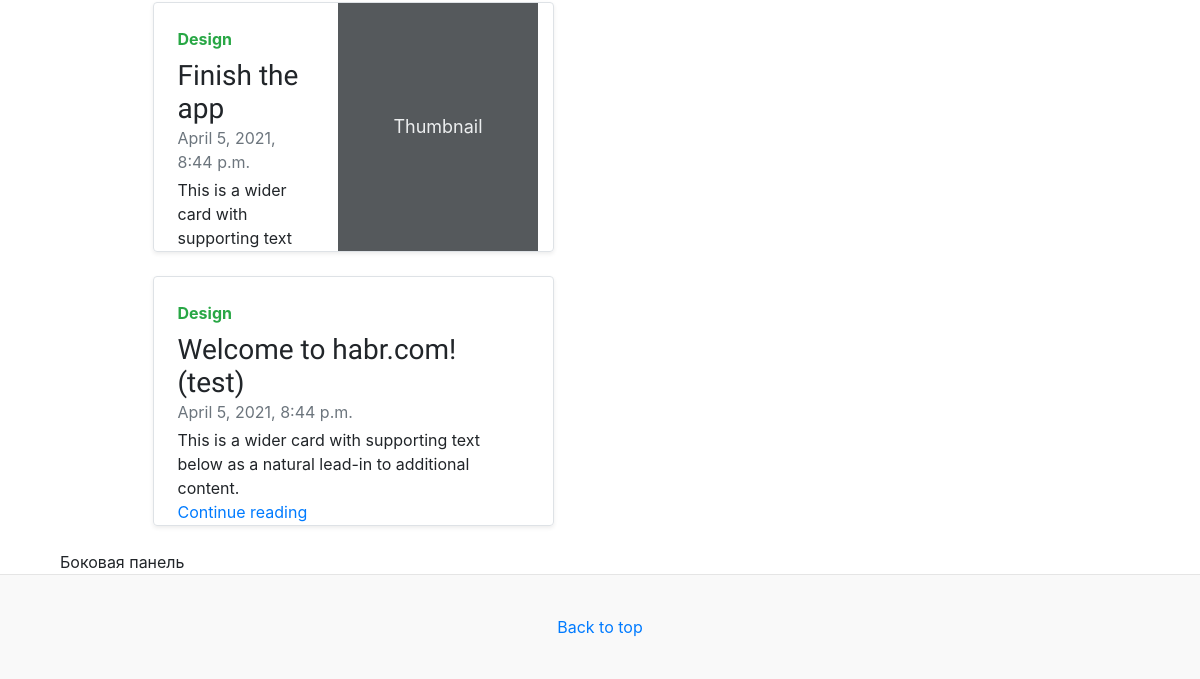
The app's page / (lower part), older data.
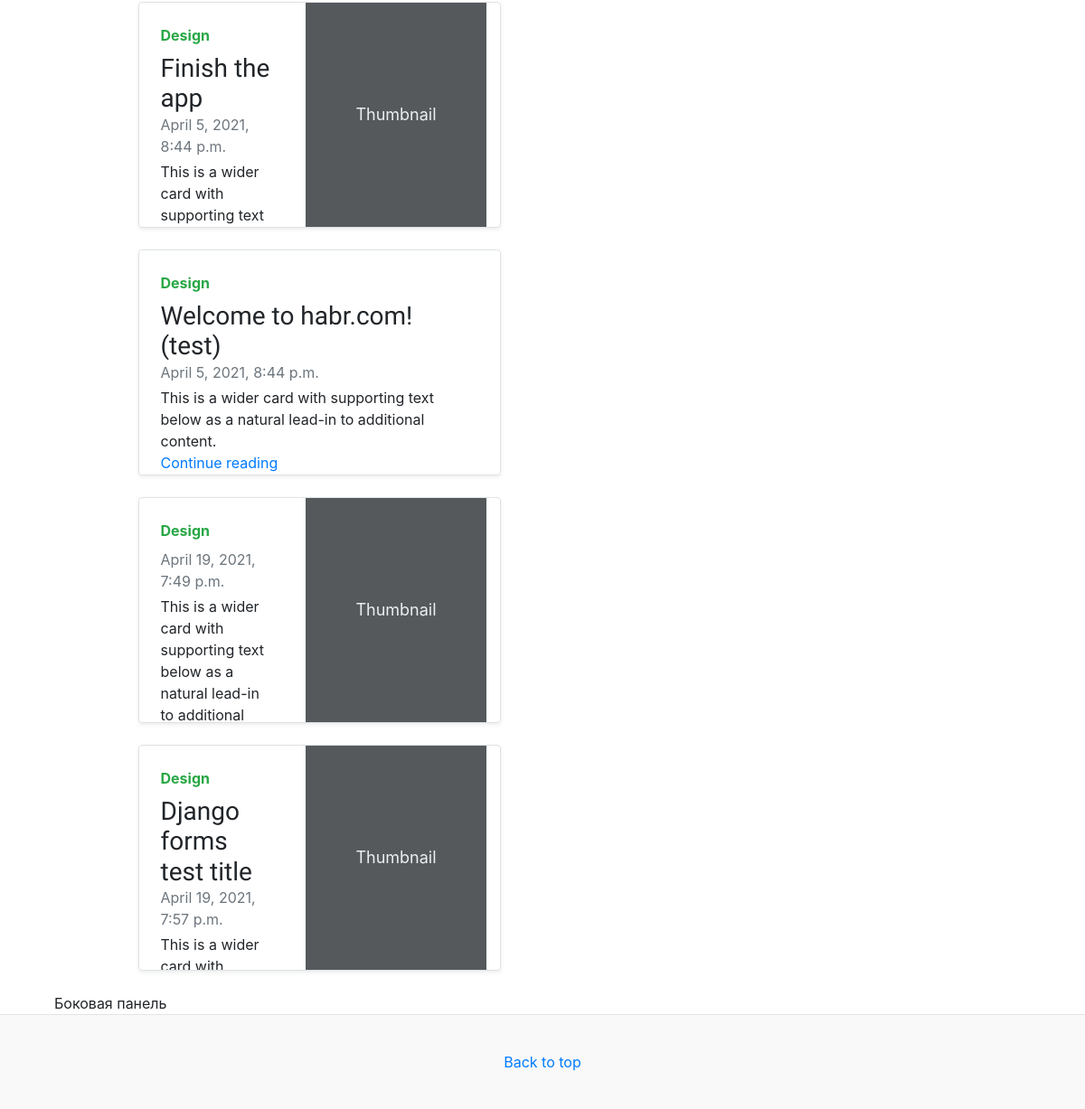
The same page, newer data.
### core/models.py (models this page shows, shortened)
class Article(models.Model):
    title = models.CharField(max_length = 255)
    text = models.TextField()
    author = models.ForeignKey(
        to = "Author",
        on_delete = models.SET_NULL,
        null = True, blank = True,
        related_name = "article",
        verbose_name = "Автор"
    )
    readers = models.ManyToManyField(
        to = User,
        related_name = "read_articles",
        blank = True,
    )
    views = models.IntegerField(
        default=0,
        verbose_name="views"
    )
    created_at = models.DateTimeField(
        auto_now_add=True,
        null=True,
    )
    updated_at = models.DateTimeField(auto_now=True)
    is_active = models.BooleanField(default=True)
    picture = models.ImageField(upload_to="articles_image", null=True, blank=True, verbose_name="Picture name")

### core/views.py (the view)
# urls.py: path("", articles, name = "articles"),
def articles(request):
    article_filter = ArticleFilter(request.GET, queryset=Article.objects.all())
    articles = Article.objects.all()
    return render(
        request,
        "articles.html",
        {"articles": articles}
    )

### core/templates/articles.html (shortened to what this page needs)
{% extends 'base.html' %}
{% block content %}
    {% for article in articles %}
    <div class="col-md-6">
        <div class="row g-0 border rounded overflow-hidden flex-md-row mb-4 shadow-sm h-md-250 position-relative">
          <div class="col p-4 d-flex flex-column position-static">
            <strong class="d-inline-block mb-2 text-success">Design</strong>
            <h3 class="mb-0">{{ article.title }}</h3>
            <div class="mb-1 text-muted">{{ article.created_at }}</div>
            <p class="mb-auto">This is a wider card with supporting text below as a natural lead-in to additional content.</p>
            <a href="{% url 'article' article.id %}" class="stretched-link">Continue reading</a>
          </div>
            <div class="col-auto d-none d-lg-block">
            <svg class="bd-placeholder-img" width="200" height="250" xmlns="http://www.w3.org/2000/svg" role="img" aria-label="Placeholder: Thumbnail" preserveAspectRatio="xMidYMid slice" focusable="false"><title>Placeholder</title><rect width="100%" height="100%" fill="#55595c"/><text x="50%" y="50%" fill="#eceeef" dy=".3em">Thumbnail</text></svg>
            </div>
          </div>
          </div>
    {% endfor %}
{% endblock %}

Row changes from the older to the newer data that the page shows:
added Article: created_at "April 19, 2021, 7:49 p.m."
added Article: title "Django forms test title", created_at "April 19, 2021, 7:57 p.m."
